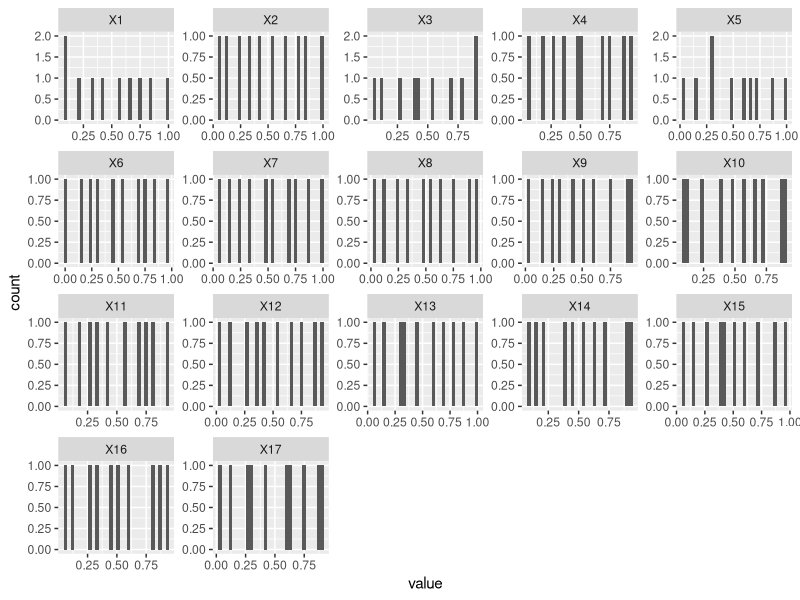
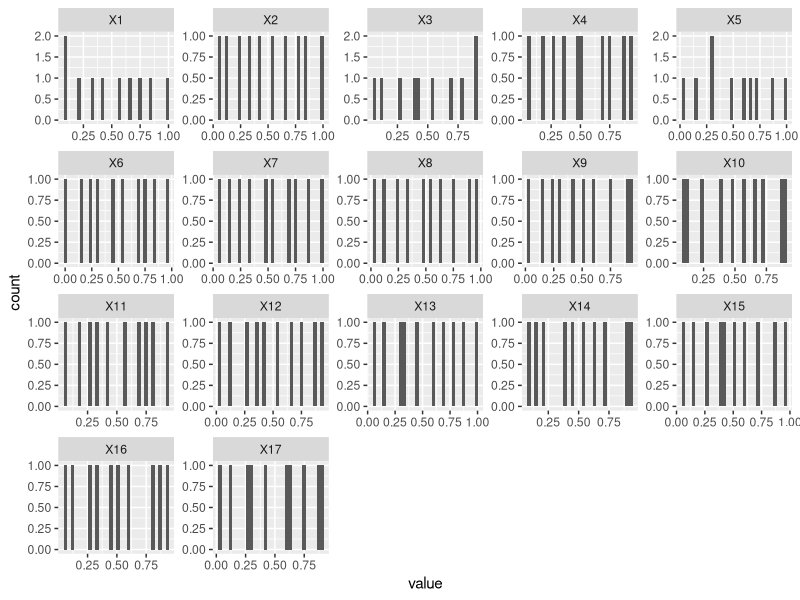

Here is the R script that generated these plots, in order:
#Lets load the lhs library
library(lhs)
library(ggplot2)
library(reshape)

#We will use the optimum lhs algorithm
#see http://rss.acs.unt.edu/Rdoc/library/lhs/html/optimumLHS.html

#Model design parameters
numberOfExperiments = 10	# How many experiments can we afford ?
numberOfParameters = 17

#Algorithm settings
maxSweeps=20	 		# The maximum number of times the algorithm may iterate ?
eps=.1				# The optimal stopping criterion

#we need to put the matrix in a data frame, so it gets headers etc, so we can work with it.
lhs=data.frame(optimumLHS(numberOfExperiments, numberOfParameters, maxSweeps, eps))

#make a histogram of each variable.
#We will do this to visualy inspect the uniformity of the data.

#We need to put the data in a two columns [ variable, value], or [X1, 0.223], so that we can plot it.
lhsMelt = melt(lhs)

#We will use 30 bins for each histogram
simpleHistogram = ggplot(data=lhsMelt, aes(x=value)) + geom_histogram(binwidth = 0.03) + facet_wrap(~ variable, scales="free") 
print(simpleHistogram)
ggsave(simpleHistogram, file="ExperimentDistributionHistogram.png") 



#Now we must scale the sample values so that we get paramter values out.
#LSH gives you numbers from [0 1]
#There are a few ways to do this.
#
# The seven parameters that need to be taken into account for experiment 1:
# 1. The belief tree aims (3 profiles) - 1 of 3
# 2. The affiliation weight 1 - from 0.7 to 0.8
# 3. The affiliation weight 2 - from 0.8 to 0.9
# 4. The affiliation weight 3 - from 0.9 to 1.0
# 5. The affiliation distribution 1 - from 25 to 50
# 6. The affiliation distribution 2 - from 25 to 50
# 7. The elecorate influence on policymakers - from 0.001 to 0.010
# 8. The resource potency parameter - from 1 to 10
# 9. The resource weight action - from 0.05 to 0.20
# 10. The trust decay coefficient - from 0.01-0.10
# 11. The conflict level coefficient 1 - from 0.7 to 0.8
# 12. The conflict level coefficient 2 - from 0.8 to 0.9
# 13. The conflict level coefficient 3 - from 0.9 to 1.0
# 14. The team gap in belief - from 0.6 to 1.0
# 15. The team gap in closeness of problem - fom 0.2 to 0.7
# 16. The team gap in closeness of policy - from 0.2 to 0.7
# 17. The ACF threshold - from 0.15 to 0.55

# 1. The belief tree aims
partitions1=3
# we count backwards to avoid overwriting the values we already set to 1.
for (i in partitions1:0) {
  lhs$X1[which(lhs$X1 > (i-1)/partitions1 & lhs$X1 <= i/partitions1)] = i
}

# 2. The affiliation weight 1
lhs$X2 = 0.7

# 3. The affiliation weight 2
lhs$X3 = 0.8

# 4. The affiliation weight 3
lhs$X4 = 0.9

# 5. The affiliation distribution 1
lhs$X5 = 33
#lhs$X5 = 1+lhs$X5*49

# 6. The affiliation distribution 2
lhs$X6 = 0

# 7. The elecorate influence on policymakers
#lhs$X7 = 0.001+lhs$X7*0.009
lhs$X7 = 0.001

# 8. The resource potency parameter
#lhs$X8 = 1+lhs$X8*9
lhs$X8 = 1

# 9. The resource weight action
#lhs$X9 = 0.05+lhs$X9*0.15
lhs$X9 = 0.1

# 10. The trust decay coefficient - from 0.01-0.10
#lhs$X10 = 0.01+lhs$X10*0.09
lhs$X10 = 0.05

# 11. The conflict level coefficient 1 - from 0.7 to 0.8
#lhs$X11 = 0.7+lhs$X11*0.1
lhs$X11 = 0.7

# 12. The conflict level coefficient 2 - from 0.8 to 0.9
#lhs$X12 = 0.8+lhs$X12*0.1
lhs$X12 = 0.8

# 13. The conflict level coefficient 3 - from 0.9 to 1.0
#lhs$X13 = 0.9+lhs$X13*0.1
lhs$X13 = 0.9

# 14. The team gap in belief - from 0.6 to 1.0
#lhs$X14 = 0.6+lhs$X14*0.4
lhs$X14 = 0.8

# 15. The team gap in closeness of problem - fom 0.2 to 0.7
#lhs$X15 = 0.2+lhs$X15*0.5
lhs$X15 = 0.5

# 16. The team gap in closeness of policy - from 0.2 to 0.7
#lhs$X16 = 0.2+lhs$X16*0.5
lhs$X16 = 0.5

# 17. The ACF threshold - from 0.15 to 0.55
#lhs$X17 = 0.15+lhs$X17*0.4
lhs$X17 = 0.35

#1. our parameter value goes from [0  X]
#2. we have a base value and add a arange to it [x+0 x+y]
#3. a parameter is a boolean
#4. a parameter is a switch 1,2,3

#X1 whould be sweeped from [0 250]
#lhs$X1=lhs$X1*250

#X2 is swept from [300 350]
#lhs$X2=300+lhs$X2*50

#X3 is a boolean. If the sample value is below 0.5 is is TRUE, otherwise it is FALSE
#We ave to set the >= 0.5 first, otehrwise everything gets set to false.
#lhs$X3[which(lhs$X3 >= 0.5)] = "false"
#lhs$X3[which(lhs$X3 < 0.5)] = "true"

#x4 is a switch variable, having n possible values, 1,2,3...n We partition the [0 1] space into n parts, and test whether the value fall in, and assign a value to it.
#partitions=5

# we count backwards to avoid overwriting the values we already set to 1.
#for (i in partitions:1) {
#lhs$X4[which(lhs$X4 > (i-1)/partitions & lhs$X4 <= i/partitions)] = i
#}



#Now, lets save the data to a space separated file, no row or column names. 
#Note that we ARE NOT using CSV, as NetLogos file-read function expects space separated values
#You have to be careful when you read the experiment into NetLogo, to get the same order of parameters right.
write.table(lhs,file="Experiments_LHS_1.data",sep=",",row.names = FALSE,col.names = FALSE,quote = FALSE)

#This data file can be read into NetLogo and parameter values set up. See LhsExperiment.nlogo for a exampel how to do this.
